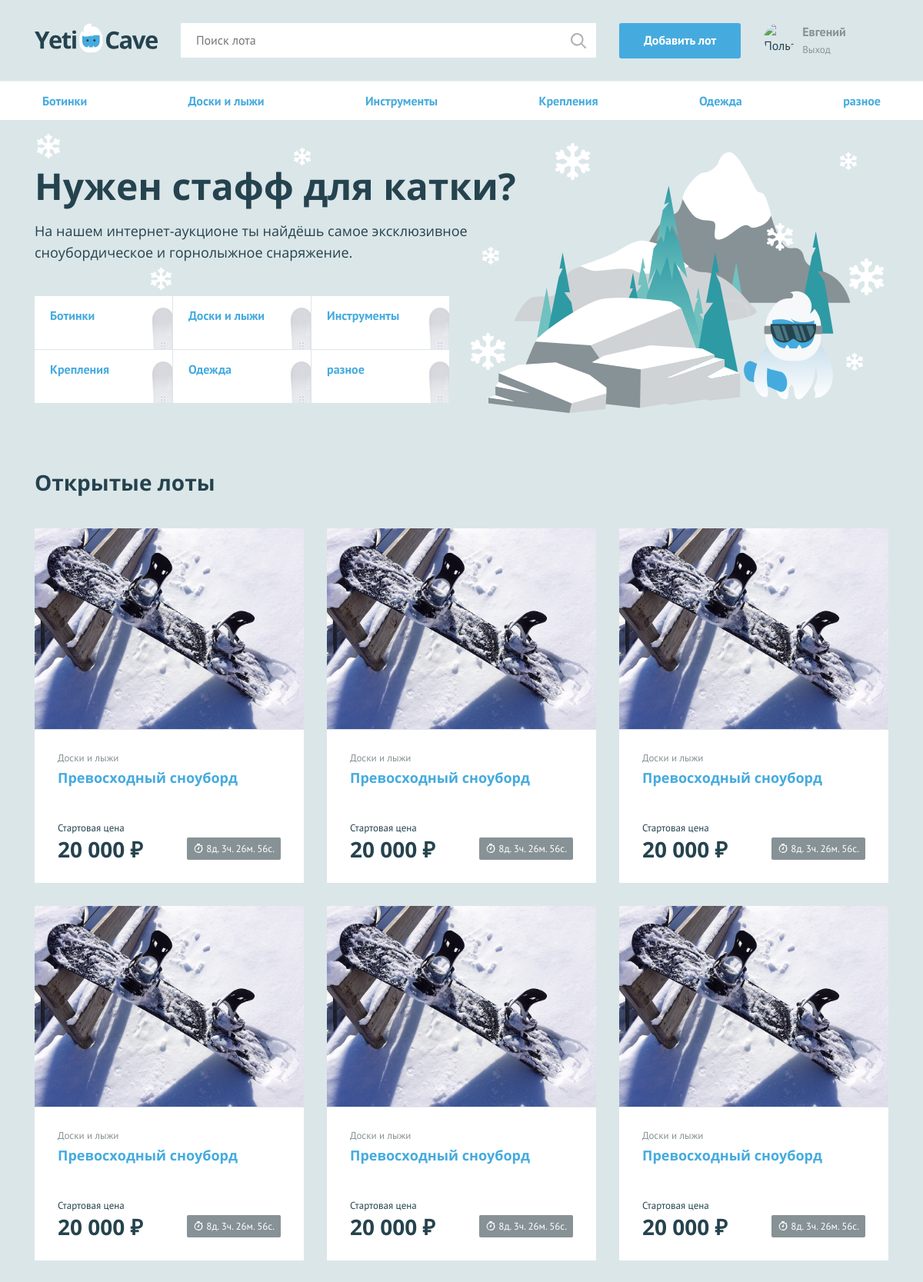
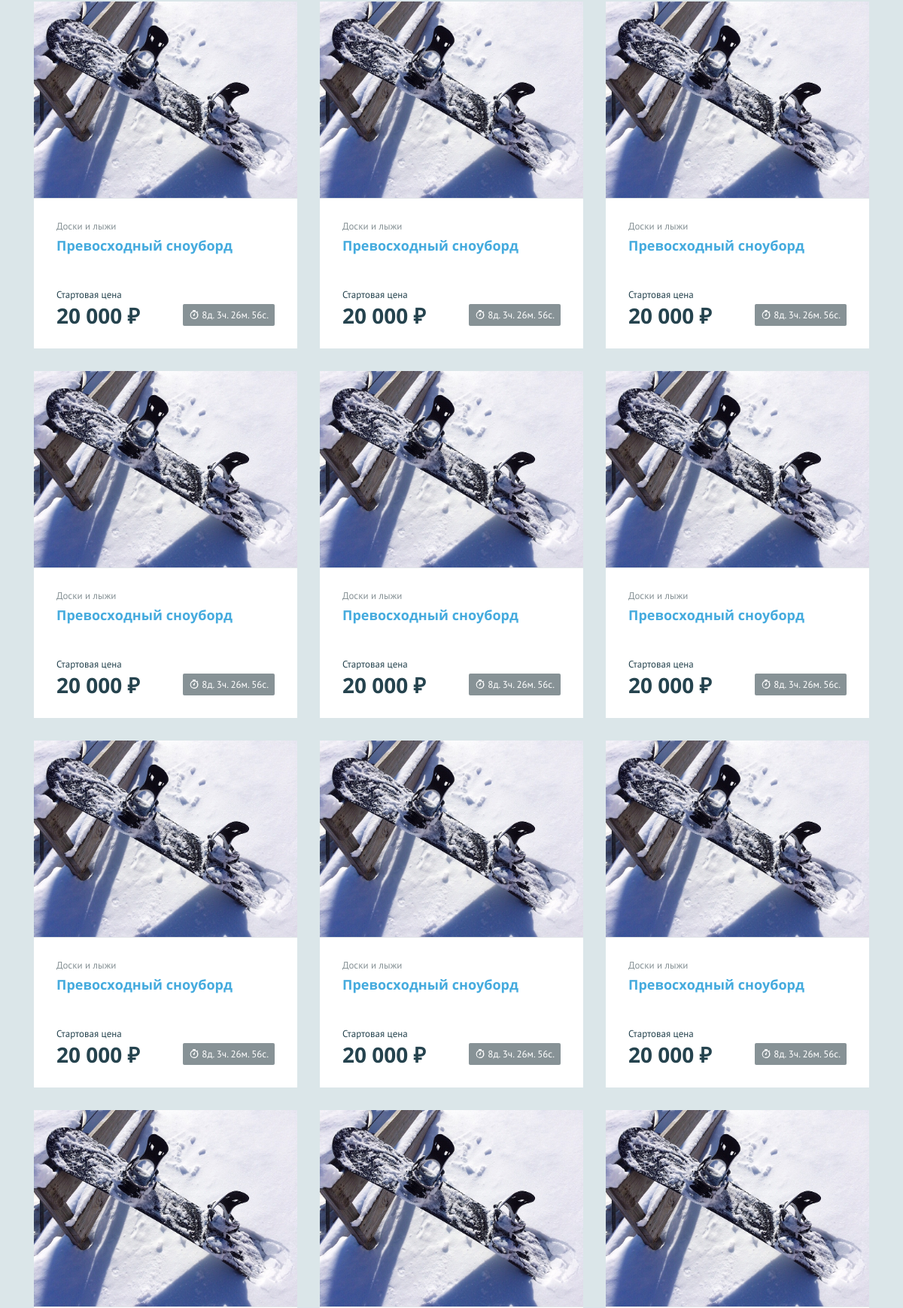
Screenshot of / (signed in, upper part) with the database file from the repository (2 pictures, top to bottom).
### tables this page shows
CREATE TABLE categories (
  id   INT AUTO_INCREMENT PRIMARY KEY,
  name CHAR(64)
);

CREATE TABLE lots (
  id                 INT AUTO_INCREMENT PRIMARY KEY,
  creation_date_time DATETIME,
  name               CHAR(128),
  description        TEXT,
  image              CHAR(128),
  start_price        INT,
  end_date_time      DATETIME,
  bet_step           SMALLINT,
  category_id        INT,
  user_id            INT,
  winner_id          INT,
  price              INT,
  FOREIGN KEY (category_id) REFERENCES categories (id),
  FOREIGN KEY (user_id) REFERENCES users (id),
  FOREIGN KEY (winner_id) REFERENCES users (id)
);

### functions.php (called while the page is built, shortened)
<?php
function include_template($name, $data)
{
    $name = 'templates/' . $name;
    extract($data);
    require_once $name;
    $result = ob_get_clean();
    return $result;
}
function ruble_display($number)
{
    return number_format(ceil($number), 0, ".", " ") . ' ₽';
}
function timestamp_format($timestamp)
{
    $days = floor($timestamp / 86400);
    $remain_time = $timestamp - $days * 86400;
    $hours = floor($remain_time / 3600);
    $remain_time = $remain_time - $hours * 3600;
    $minutes = floor($remain_time / 60);
    $remain_time = $remain_time - $minutes * 60;
    $seconds = $remain_time;
    return $days . 'д. ' . $hours . 'ч. ' . $minutes . 'м. ' . $seconds . 'с.';
}

### data.php (called while the page is built, shortened)
<?php
$categories = [
    "Доски и лыжи", "Крепления", "Ботинки",
    "Одежда", "Инструменты", "Разное"];
$con = mysqli_connect("localhost", "root", "PasswordforMySQL", "Yeticave");
mysqli_set_charset($con, "utf8");
$categories_query = "SELECT id, name FROM categories GROUP BY name;";
$categories_result = mysqli_query($con, $categories_query);
$categories_query_array = mysqli_fetch_all($categories_result, MYSQLI_ASSOC);
$newlots_query = "SELECT lots.id AS lot_id, lots.name, lots.start_price, lots.image AS url, MAX(bets.price) AS price,
COUNT(bets.price) AS bets_num, creation_date_time, categories.name AS category, end_date_time, bets.id AS bet_id, lots.user_id
FROM lots
LEFT OUTER JOIN bets ON lots.id=bets.lot_id
JOIN categories ON lots.category_id=categories.id WHERE end_date_time>CURRENT_DATE GROUP BY lots.id
ORDER BY creation_date_time DESC;";
$newlots_result = mysqli_query($con, $newlots_query);
$newlots_query_array = mysqli_fetch_all($newlots_result, MYSQLI_ASSOC);

### templates/index.php (the view)
<main class="container">
    <section class="promo">
        <h2 class="promo__title">Нужен стафф для катки?</h2>
        <p class="promo__text">На нашем интернет-аукционе ты найдёшь самое эксклюзивное сноубордическое и горнолыжное
            снаряжение.</p>
        <ul class="promo__list">
            <?php foreach ($categories as $key => $val): ?>
                <li class="promo__item promo__item--boards">
                    <a class="promo__link" href="pages/all-lots.html"><?= $val['name']; ?></a>
                </li>
            <?php endforeach; ?>
        </ul>
    </section>
    <section class="lots">
        <div class="lots__header">
            <h2>Открытые лоты</h2>
        </div>
        <ul class="lots__list">
            <?php foreach ($adverts as $key => $val): ?>
                <li class="lots__item lot">
                    <div class="lot__image">
                        <img src="<?= htmlspecialchars($val['url']) ?>" width="350" height="260" alt="">
                    </div>
                    <div class="lot__info">
                        <span class="lot__category"><?= htmlspecialchars($val['category']) ?></span>
                        <h3 class="lot__title"><a class="text-link"
                                                  href="lot.php?lot_id=<?= $val['lot_id'] ?>"><?= htmlspecialchars($val['name']) ?></a>
                        </h3>
                        <div class="lot__state">
                            <div class="lot__rate">
                                <?php if (isset ($val['bet_id'])): ?>
                                    <span class="lot__amount"><?= $val['bets_num'] ?> ставок</span>
                                    <span class="lot__cost"><?= ruble_display(htmlspecialchars($val['price'])) ?> </span>
                                <?php else: ?>
                                    <span class="lot__amount">Стартовая цена</span>
                                    <span class="lot__cost"><?= ruble_display(htmlspecialchars($val['start_price'])) ?> </span>
                                <?php endif; ?>
                            </div>
                            <div class="lot__timer timer">
                                <?= timestamp_format(strtotime($val['end_date_time']) - time()) ?>
                            </div>
                        </div>
                    </div>
                </li>
            <?php endforeach; ?>
        </ul>
    </section>
</main>

### templates/layout.php (shortened to what this page needs)
<!DOCTYPE html>
<html lang="ru">
<head>
    <link href="css/normalize.min.css" rel="stylesheet">
    <link href="css/style.css" rel="stylesheet">
</head>
<body>
<div class="page-wrapper">
    <header class="main-header">
        <div class="main-header__container container">
            <a class="main-header__logo" href="index.php">
                <img src="img/logo.svg" width="160" height="39" alt="Логотип компании YetiCave">
            </a>
            <form class="main-header__search" method="get" action="search.php">
                <input type="search" name="search" placeholder="Поиск лота">
                <input class="main-header__search-btn" type="submit" name="">
            </form>
            <?php if (isset($_SESSION['user'])): ?>
                <a class="main-header__add-lot button" href="add.php">Добавить лот</a>
            <?php endif; ?>
            <nav class="user-menu">
                <?php if (isset($_SESSION['user'])): ?>
                    <div class="user-menu__image">
                        <img src="<?= $_SESSION['user']['avatar'] ?>" width="40" height="40" alt="Пользователь">
                    </div>
                    <div class="user-menu__logged">
                        <p><?= htmlspecialchars($_SESSION['user']['name']) ?></p>
                        <a href="logout.php">Выход</a>
                    </div>
                <?php endif; ?>
            </nav>
        </div>
    </header>
    <main>
        <nav class="nav">
            <ul class="nav__list container">
                <?php foreach ($categories as $key => $val): ?>
                    <li class="nav__item">
                        <a href="all-lots.html"><?= $val['name'] ?></a>
                    </li>
                <?php endforeach; ?>
            </ul>
        </nav>
        <?= $page_content; ?>
    </main>
</div>
</body>
</html>

### rows the page displays
categories: name "Ботинки"
categories: name "Доски и лыжи"
categories: name "Инструменты"
categories: name "Крепления"
categories: name "Одежда"
categories: name "разное"
lots: image (picture), category.name "Доски и лыжи", name "Превосходный сноуборд", start_price "20 000 ₽"
lots: image (picture), category.name "Доски и лыжи", name "Превосходный сноуборд", start_price "20 000 ₽"
lots: image (picture), category.name "Доски и лыжи", name "Превосходный сноуборд", start_price "20 000 ₽"
lots: image (picture), category.name "Доски и лыжи", name "Превосходный сноуборд", start_price "20 000 ₽"
lots: image (picture), category.name "Доски и лыжи", name "Превосходный сноуборд", start_price "20 000 ₽"
lots: image (picture), category.name "Доски и лыжи", name "Превосходный сноуборд", start_price "20 000 ₽"
lots: image (picture), category.name "Доски и лыжи", name "Превосходный сноуборд", start_price "20 000 ₽"
lots: image (picture), category.name "Доски и лыжи", name "Превосходный сноуборд", start_price "20 000 ₽"
lots: image (picture), category.name "Доски и лыжи", name "Превосходный сноуборд", start_price "20 000 ₽"
lots: image (picture), category.name "Доски и лыжи", name "Превосходный сноуборд", start_price "20 000 ₽"
lots: image (picture), category.name "Доски и лыжи", name "Превосходный сноуборд", start_price "20 000 ₽"
lots: image (picture), category.name "Доски и лыжи", name "Превосходный сноуборд", start_price "20 000 ₽"
lots: image (picture), category.name "Доски и лыжи", name "Превосходный сноуборд", start_price "20 000 ₽"
lots: image (picture), category.name "Доски и лыжи", name "Превосходный сноуборд", start_price "20 000 ₽"
lots: image (picture), category.name "Доски и лыжи", name "Превосходный сноуборд", start_price "20 000 ₽"
lots: image (picture)
lots: image (picture)
lots: image (picture)

### other values shown
$_SESSION['user']['name'] "Евгений"
